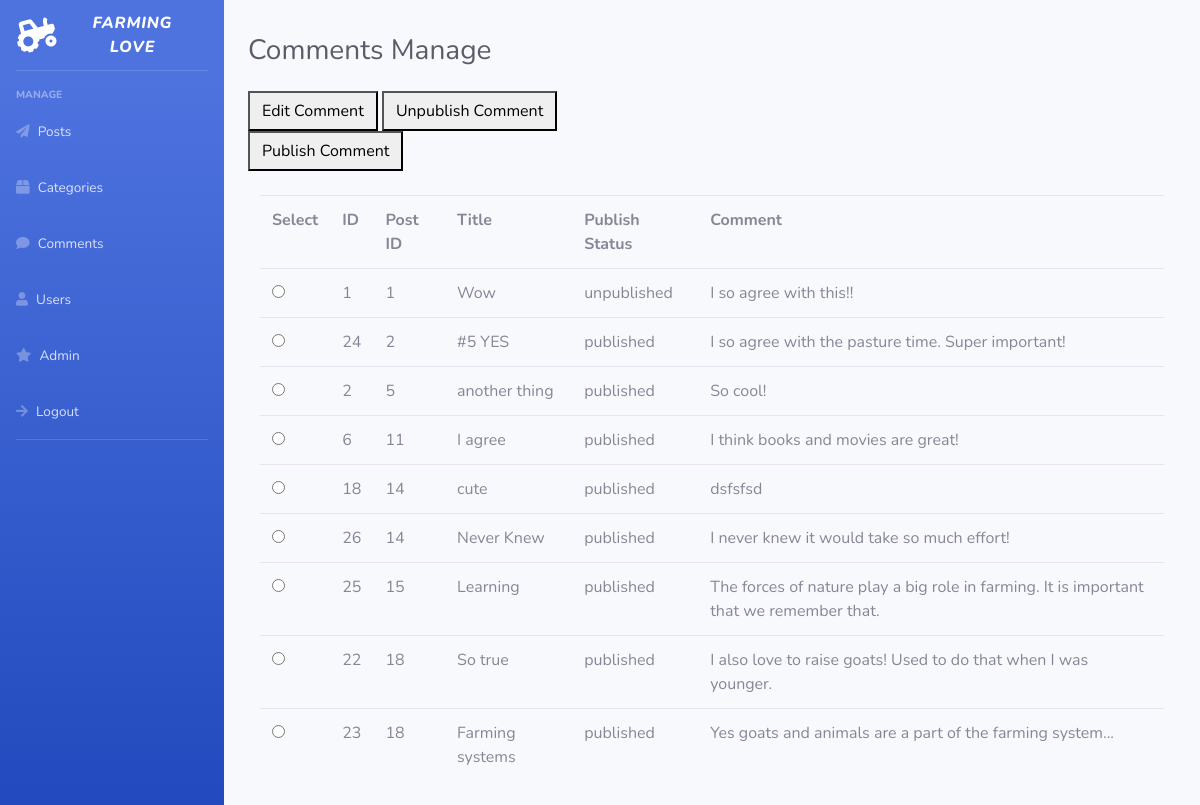
Before: /admin/admincommentsmanage.php (signed in) with the older database file.
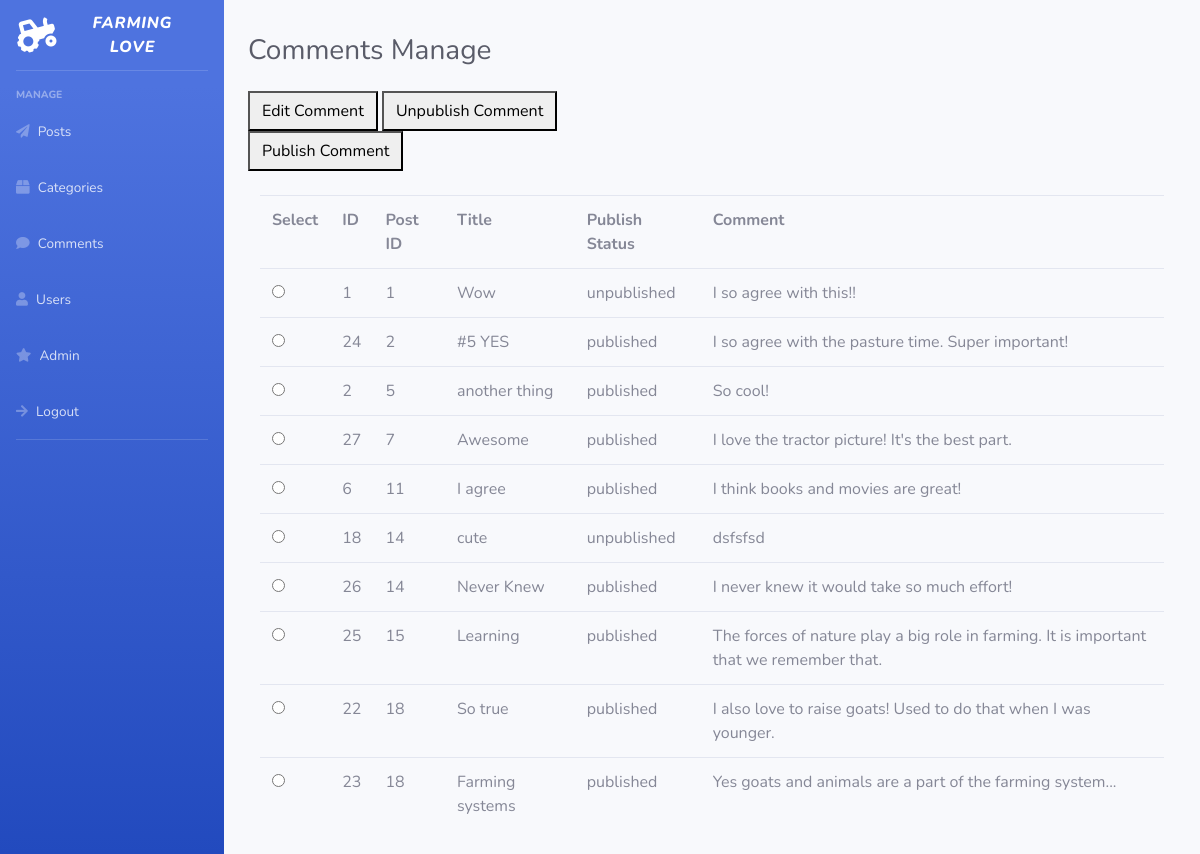
After: the same page with the newer database file.
### tables this page shows
CREATE TABLE `comment` (
  `comment_id` int(11) NOT NULL,
  `post_id` int(11) NOT NULL,
  `comtitle` varchar(50) NOT NULL,
  `fname` varchar(33) NOT NULL,
  `lname` varchar(33) NOT NULL,
  `comcontent` mediumtext NOT NULL,
  `status` tinyint(1) NOT NULL,
  `date` date NOT NULL
);

CREATE TABLE `post` (
  `post_id` int(11) NOT NULL,
  `user_id` int(11) NOT NULL,
  `titlepost` mediumtext NOT NULL,
  `content` blob NOT NULL,
  `statuspost` tinyint(1) NOT NULL,
  `date` date NOT NULL
);

### queries.php (called while the page is built, shortened)
<?php
$allcommentq = "SELECT * FROM `comment` JOIN `post` ON comment.post_id=post.post_id";
?>

### admin/admincommentsmanage.php (the view, shortened to what this page needs)
<?php
include("..\connectionvar.php");
include("..\queries.php");
$editallcommentq = $allcommentq;
$editallcommentq .= " ORDER BY comment.post_id ASC";
$comments = mysqli_query($conn, $editallcommentq);
?>
<!DOCTYPE html>
<html lang="en">
<head>
    <link href="vendor/fontawesome-free/css/all.min.css" rel="stylesheet" type="text/css">
    <link href="css/sb-admin-2.min.css" rel="stylesheet">
</head>
<body id="page-top">
    <div id="wrapper">
    <?php
        require("adminsidebar.php");
    ?>
        <div id="content-wrapper" class="d-flex flex-column">
            <div id="content">
                <div class="container-fluid">
                    <div class="d-sm-flex align-items-center justify-content-between mb-4">
                        <h1 class="h3 mb-0 text-gray-800"> <br>Comments Manage</h1>
                    </div>
                    <div class = "row">
                        <div class="col-xl-6 col-md-4 mb-4">
                            <form method = 'POST' action = "<?php echo $_SERVER['PHP_SELF']; ?>">
                            <button class="btn-icon-split" type = 'submit' name = 'editcomment'>
                                <span class="text">Edit Comment</span>
                            </button>
                            <button class="btn-icon-split" type = 'submit' name = 'status0'>
                                <span class="text">Unpublish Comment</span>
                            </button>
                            <button class="btn-icon-split" type = 'submit' name = 'status1'>
                                <span class="text">Publish Comment</span>
                            </button>
                        </div>
                    </div>
                    <div class="col-xl-12 col-md-12 mb-4">
                        <table class="table">
                            <tr>
                                <th> Select </th>
                                <th> ID </th>
                                <th> Post ID </th>
                                <th> Title </th>
                                <th> Publish Status </th>
                                <th> Comment </th>
                            </tr>
                                <form method = 'POST' action = "<?php echo $_SERVER['PHP_SELF']; ?>">
                                <?php
                                while ($row = mysqli_fetch_array($comments)) {
                                    if ($row['status']=='0') {
                                        $status = "unpublished";
                                    } else {
                                        $status = "published";
                                    }
                                    echo "<tr> <td> <input type = 'radio' name = 'editop' value = '". $row['comment_id']. "'> </td> <td>". $row['comment_id']. "</td> <td>". $row['post_id']. "</td> <td>". $row['comtitle']. "</td> <td>". $status. "</td> <td>". $row['comcontent']. "</td> </tr>";
                                }
                                ?>
                        </table>
                    </div>
                </div>
            </div>
        </div>
    </div>
</body>
</html>

### admin/adminsidebar.php
<html>
<ul class="navbar-nav bg-gradient-primary sidebar sidebar-dark accordion" id="accordionSidebar">
<a class="sidebar-brand d-flex align-items-center justify-content-center" href="../index.php">
    <div class="sidebar-brand-icon rotate-n-15">
        <i class="fa fa-tractor"></i>
    </div>
    <div class="sidebar-brand-text mx-3"><em> Farming Love </em></div>
</a>
<hr class="sidebar-divider">
<div class="sidebar-heading">
    Manage
</div>
<li class="nav-item">
    <a class="nav-link" href="adminpostmanage.php">
    <i class="fas fa-paper-plane"></i>
        <span>Posts</span></a>
</li>
<li class="nav-item">
    <a class="nav-link" href="admincategoriesmanage.php">
    <i class="fas fa-box"></i>
        <span>Categories</span></a>
</li>
<li class="nav-item">
    <a class="nav-link" href="admincommentsmanage.php">
    <i class="fa fa-comment"></i>
        <span>Comments</span></a>
</li>
<li class="nav-item">
    <a class="nav-link" href="adminusermanage.php">
    <i class="fa fa-user"></i>
        <span>Users</span></a>
</li>
<li class="nav-item">
    <a class="nav-link" href="adminsplash.php">
    <i class="fa fa-star"></i>
        <span>Admin</span></a>
</li>
<li class="nav-item">
    <a class="nav-link" href="../bloglogout.php">
    <i class="fa fa-arrow-right"></i>
        <span>Logout</span></a>
</li>
<hr class="sidebar-divider d-none d-md-block">
</ul>
</html>

Changed rows visible on the page:
added comment: comment_id "27", post.post_id "7", comtitle "Awesome", status "published", comcontent "I love the tractor picture! It's the best part."
changed comment "cute": status "published" → "unpublished"
